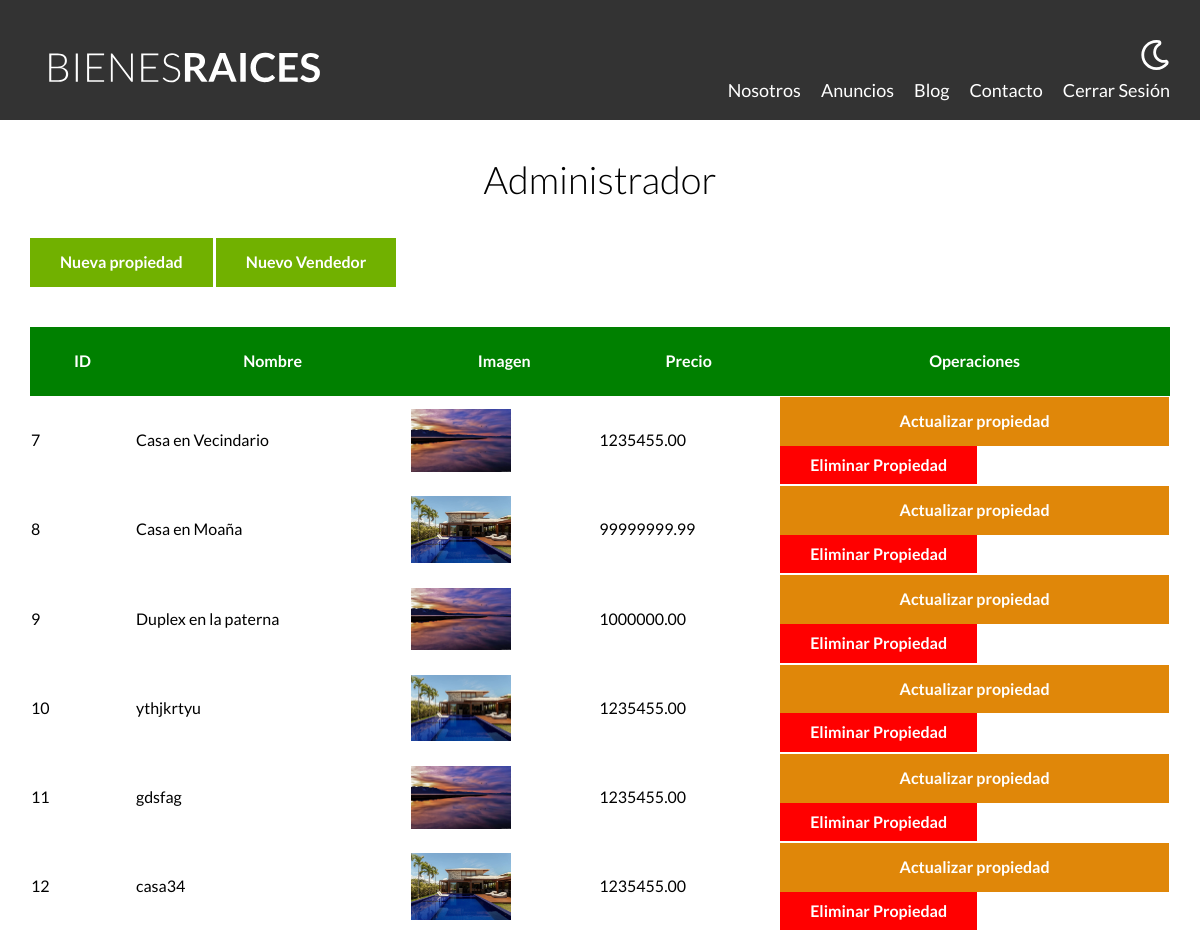
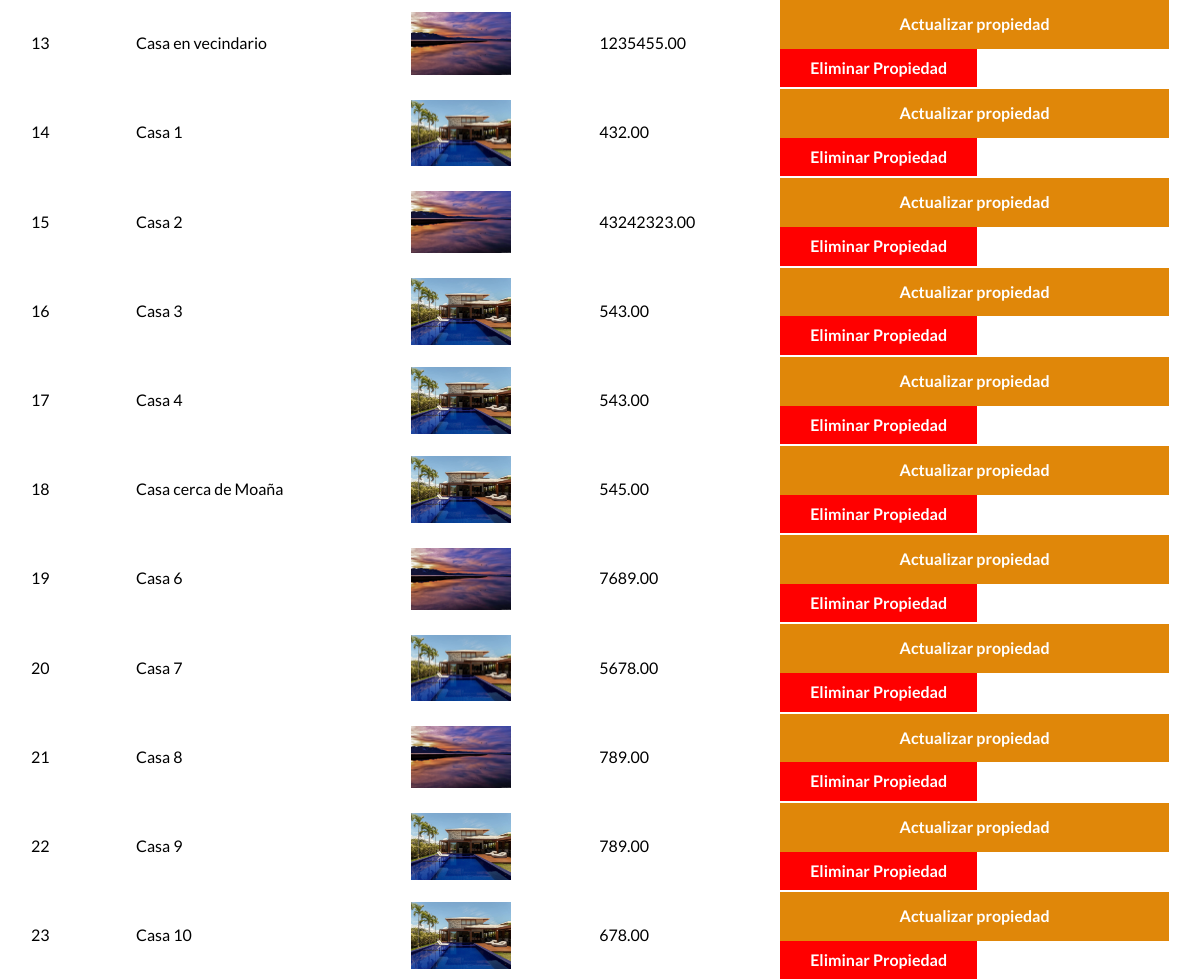
Page /admin (signed in) on the committed database (2 pictures, top to bottom).
### tables this page shows
CREATE TABLE `propiedades` (
  `id` int(11) NOT NULL,
  `titulo` varchar(45) DEFAULT NULL,
  `precio` decimal(10,2) DEFAULT NULL,
  `imagen` varchar(200) DEFAULT NULL,
  `descripcion` longtext DEFAULT NULL,
  `habitaciones` int(1) DEFAULT NULL,
  `wc` int(1) DEFAULT NULL,
  `estacionamiento` int(1) DEFAULT NULL,
  `creado` date DEFAULT NULL,
  `vendedores_id` int(11) NOT NULL
);

### includes/funciones.php (called while the page is built, shortened)
<?php
    function incluirTemplate($nombre, $inicio=false){
        include TEMPLATES_URL."\\${nombre}.php";
    }
?>

### admin/index.php (the view, shortened to what this page needs)
<?php
    require '../includes/funciones.php';
    incluirTemplate('header');
    $db=conectarDB();
    $consult="SELECT * FROM propiedades;";
    $datos=mysqli_query($db,$consult);
    ?>
<main class="contenedor seccion">
    <h1>Administrador</h1>
    <a href="/admin/propiedades/crear.php" class="boton boton-verde crear">Nueva propiedad</a>
    <a href="/admin/vendedores/crear.php" class="boton boton-verde crear">Nuevo Vendedor</a>
    <table class="propiedades">
        <thead>
            <tr>
                <th>ID</th>
                <th>Nombre</th>
                <th>Imagen</th>
                <th>Precio</th>
                <th>Operaciones</th>
            </tr>
        </thead>
        <tbody>
            <?php
            while ($fila=mysqli_fetch_assoc($datos)){?>
                <tr>
                    <td><?php echo $fila['id'] ?></td>
                    <td><?php echo $fila['titulo'] ?></td>
                    <td><img src="../imagenes/<?php echo $fila['imagen'] ?>" alt="" class="imagen-tabla"></td>
                    <td><?php echo $fila['precio'] ?></td>
                    <td>
                        <a href="/admin/propiedades/actualizar.php/?id=<?php echo $fila['id']?>" class="boton-amarillo-block">Actualizar propiedad</a>
                        <form action="<?php $_SERVER[ 'PHP_SELF' ]; ?>" method="post" onsubmit="return confirmEliminado()">
                            <input type="submit" class="boton-rojo-block" value="Eliminar Propiedad">
                        </form>
                    </td>
                </tr>
            <?php } ?>
        </tbody>
    </table>
</main>

### includes/templates/header.php (shortened to what this page needs)
<?php
    $auth=$_SESSION['login'] ?? false;
?>
<!DOCTYPE html>
<html lang="en">
<head>
    <link rel="stylesheet" href="/build/css/app.css">
</head>
<body>
<header class="header <?php echo $inicio?"inicio":"" ?>">
        <div class="contenedor contenido-header">
            <div class="barra">
                <a href="/">
                    <img src="/build/img/logo.svg" alt="Logotipo de Bienes Raices">
                </a>
                <div class="derecha">
                    <img class="dark-mode-boton" src="/build/img/dark-mode.svg">
                    <nav class="navegacion">
                        <a href="/nosotros.php">Nosotros</a>
                        <a href="/anuncios.php">Anuncios</a>
                        <a href="/blog.php">Blog</a>
                        <a href="/contacto.php">Contacto</a>
                        <?php
                            if($auth){?>
                        <a href="/cerrar-sesion.php">Cerrar Sesión</a>
                        <?php } else { ?>
                        <a href="/login.php">Login</a>
        <?php }?>
                    </nav>
                </div>
            </div>
        </div>
    </header>
</body>
</html>

### build/css/app.css (style rules this page uses)
html { line-height:1.15;-webkit-text-size-adjust:100% }
body { margin:0 }
main { display:block }
h1 { font-size:2em;margin:.67em 0 }
a { background-color:transparent }
img { border-style:none }
button,input,optgroup,select,textarea { font-family:inherit;font-size:100%;line-height:1.15;margin:0 }
button,input { overflow:visible }
[type=button],[type=reset],[type=submit],button { -webkit-appearance:button }
html { font-size:62.5%;box-sizing:border-box }
*,:after,:before { box-sizing:inherit }
body { font-family:Lato,sans-serif;font-size:1.6rem;line-height:1.8 }
.contenedor { width:95%;max-width:120rem;margin:0 auto }
a { text-decoration:none }
img,picture { width:100%;display:block }
h1,h2,h3 { font-family:Lato,sans-serif;margin:2.5rem 0;font-weight:300;text-align:center }
h1 { font-size:3.8rem }
.seccion { margin-top:2.5rem 0;margin-bottom:2.5rem 0 }
.boton-amarillo-block { background-color:#e08709;color:#fff;font-weight:700;text-decoration:none;padding:1rem 3rem;text-align:center;margin-top:2.5rem 0;display:block;border:none }
.boton-verde { background-color:#71b100;color:#fff;font-weight:700;text-decoration:none;padding:1rem 3rem;text-align:center;margin-top:2.5rem 0;display:inline-block;border:none }
.boton-rojo-block { background-color:red;color:#fff;font-weight:700;text-decoration:none;padding:1rem 3rem;text-align:center;margin-top:2.5rem 0;display:block;border:none }
.header { background-color:#333;padding:1rem 0 3rem }
.header .barra a img { min-width:20rem }
.contenido-header { display:flex;flex-direction:column;justify-content:space-between }
.derecha { display:flex;flex-direction:column;align-items:center }
@media (min-width:768px) { .derecha { align-items:flex-end } }
.derecha .dark-mode-boton { width:3rem;margin-top:3rem;margin-bottom:2rem;filter:invert(100%) }
@media (min-width:768px) { .derecha .dark-mode-boton { margin-top:0 } }
.barra { display:flex;flex-direction:column;align-items:center;padding-top:3rem }
@media (min-width:768px) { .barra { flex-direction:row;justify-content:space-between;align-items:flex-end } }
.navegacion { visibility:hidden;opacity:0;height:0;transition:visibility .3s ease-in-out,opacity .5s linear,height .5s linear }
@media (min-width:768px) { .navegacion { display:flex;align-items:center;opacity:1;visibility:visible } }
.navegacion a { color:#fff;text-decoration:none;font-size:2.2rem;display:block;text-align:center }
@media (min-width:768px) { .navegacion a { margin-right:2rem;font-size:1.8rem } }
@media (min-width:768px) { .navegacion a:last-of-type { margin-right:0 } }
table.propiedades { margin-top:4rem;width:100%;border-spacing:0 }
table.propiedades thead { background-color:green }
table.propiedades thead th { color:#fff;padding:2rem }
table.propiedades .imagen-tabla { width:10rem }

### rows in the picture
propiedades: id "7", titulo "Casa en Vecindario", imagen (picture), precio "1235455.00"
propiedades: id "8", titulo "Casa en Moaña", imagen (picture), precio "99999999.99"
propiedades: id "9", titulo "Duplex en la paterna", imagen (picture), precio "1000000.00"
propiedades: id "10", titulo "ythjkrtyu", imagen (picture), precio "1235455.00"
propiedades: id "11", titulo "gdsfag", imagen (picture), precio "1235455.00"
propiedades: id "12", titulo "casa34", imagen (picture), precio "1235455.00"
propiedades: id "13", titulo "Casa en vecindario", imagen (picture), precio "1235455.00"
propiedades: id "14", titulo "Casa 1", imagen (picture), precio "432.00"
propiedades: id "15", titulo "Casa 2", imagen (picture), precio "43242323.00"
propiedades: id "16", titulo "Casa 3", imagen (picture), precio "543.00"
propiedades: id "17", titulo "Casa 4", imagen (picture), precio "543.00"
propiedades: id "18", titulo "Casa cerca de Moaña", imagen (picture), precio "545.00"
propiedades: id "19", titulo "Casa 6", imagen (picture), precio "7689.00"
propiedades: id "20", titulo "Casa 7", imagen (picture), precio "5678.00"
propiedades: id "21", titulo "Casa 8", imagen (picture), precio "789.00"
propiedades: id "22", titulo "Casa 9", imagen (picture), precio "789.00"
propiedades: id "23", titulo "Casa 10", imagen (picture), precio "678.00"
